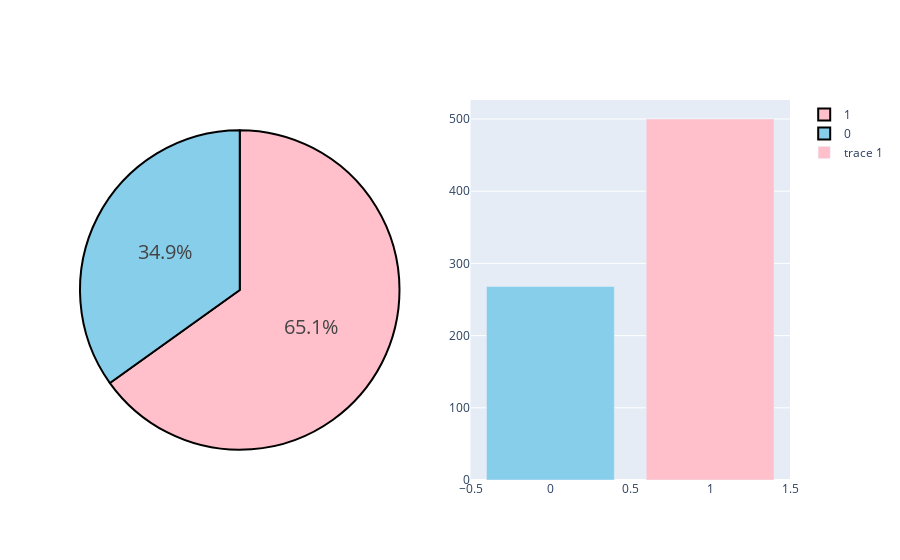

The notebook cell saved with this chart:
### Code cell
neighboursds,finaldf, finaltest = con("pima-indians-diabetes.csv")

### Figure 1 — Plotly figure (JSON) as saved in the notebook; plotly's stock layout.template omitted (floating-point values rounded to 4 significant figures)
{"data": [{"domain": {"x": [0, 0.45], "y": [0, 1]}, "hoverinfo": "label+percent", "labels": [1, 0], "marker": {"colors": ["pink", "skyblue"], "line": {"color": "#000000", "width": 2}}, "textfont": {"size": 20}, "type": "pie", "values": [500, 268]}, {"marker": {"color": ["pink", "skyblue"]}, "type": "bar", "x": [1, 0], "xaxis": "x", "y": [500, 268], "yaxis": "y"}], "layout": {"xaxis": {"anchor": "y", "domain": [0.55, 1]}, "yaxis": {"anchor": "x", "domain": [0, 1]}}}
